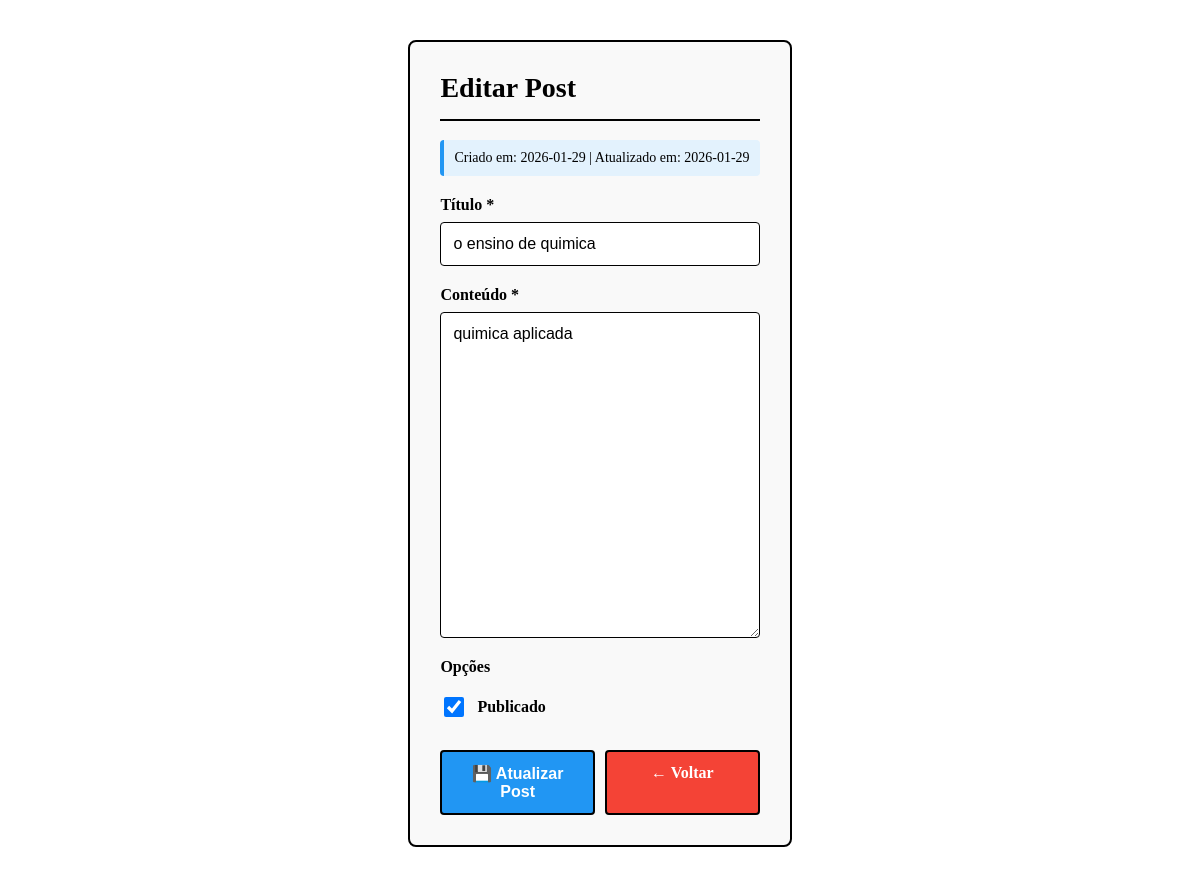
Screenshot of /admin/edit/1 (signed in) with the database file from the repository.
### tables this page shows
CREATE TABLE posts (
        id INTEGER PRIMARY KEY AUTOINCREMENT,
        title TEXT NOT NULL,
        content TEXT NOT NULL,
        published BOOLEAN DEFAULT 0,
        created_at TIMESTAMP DEFAULT CURRENT_TIMESTAMP,
        updated_at TIMESTAMP DEFAULT CURRENT_TIMESTAMP
    );

### app.py (the view, shortened to what this page needs)
@app.route("/admin/edit/<int:post_id>", methods=['GET', 'POST'])
@login_required
def admin_edit(post_id):
    post = get_post_by_id(post_id)
    if not post:
        return redirect(url_for('admin_dashboard'))
    return render_template("admin/edit.html", post=post)

### app.py (called while the page is built)
def get_db():
    conn = sqlite3.connect(DB_PATH)
    conn.row_factory = sqlite3.Row
    return conn

def login_required(f):
    @wraps(f)
    def decorated_function(*args, **kwargs):
        if 'user' not in session:
            return redirect(url_for('login'))
        return f(*args, **kwargs)
    return decorated_function

def get_post_by_id(post_id):
    conn = get_db()
    cursor = conn.cursor()
    cursor.execute('SELECT * FROM posts WHERE id=?', (post_id,))
    post = cursor.fetchone()
    conn.close()
    return post

### templates/admin/edit.html (shortened to what this page needs)
<!DOCTYPE html>
<html lang="pt-br">
<head>
    <link rel="stylesheet" href="../../static/style.css?v=2">
</head>
<body>
<div class="admin-form">
    <h1>Editar Post</h1>
    <div class="post-info">
        Criado em: {{ post['created_at'][:10] }} | Atualizado em: {{ post['updated_at'][:10] }}
    </div>
    <form method="POST">
        <div class="form-group">
            <label for="title">Título *</label>
            <input type="text" id="title" name="title" value="{{ post['title'] }}" required autofocus>
        </div>
        <div class="form-group">
            <label for="content">Conteúdo *</label>
            <textarea id="content" name="content" required>{{ post['content'] }}</textarea>
        </div>
        <div class="form-group">
            <label>Opções</label>
            <div class="checkbox-group">
                <input type="checkbox" id="published" name="published" {% if post['published'] %}checked{% endif %}>
                <label for="published">Publicado</label>
            </div>
        </div>
        <div class="form-actions">
            <button type="submit" class="btn-save">💾 Atualizar Post</button>
            <a href="/admin" class="btn-cancel">← Voltar</a>
        </div>
    </form>
</div>
</body>
</html>

### static/style.css (style rules this page uses)
html, body { height: 100%; }
body { font-family: "Times New Roman", Times, serif; margin: 0; padding: 0; display: flex; flex-direction: column; min-height: 200vh; }

### templates/admin/edit.html (style rules this page uses)
.admin-form { max-width: 800px; margin: 40px auto; padding: 30px; border: 2px solid #000; border-radius: 8px; background: #f9f9f9; }
.admin-form h1 { margin-top: 0; font-size: 28px; border-bottom: 2px solid #000; padding-bottom: 15px; }
.form-group { margin-bottom: 20px; display: flex; flex-direction: column; }
.form-group label { font-weight: bold; margin-bottom: 8px; font-size: 16px; }
.form-group input, .form-group textarea { padding: 12px; font-size: 16px; border: 1px solid #000; border-radius: 4px; font-family: Arial, sans-serif; }
.form-group textarea { min-height: 300px; resize: vertical; }
.checkbox-group { display: flex; align-items: center; gap: 10px; margin-top: 10px; }
.checkbox-group input[type="checkbox"] { width: 20px; height: 20px; cursor: pointer; }
.checkbox-group label { margin: 0; cursor: pointer; }
.form-actions { display: flex; gap: 10px; margin-top: 30px; }
.form-actions button, .form-actions a { flex: 1; padding: 12px; font-size: 16px; border-radius: 4px; border: 2px solid #000; cursor: pointer; font-weight: bold; transition: 0.2s; text-align: center; text-decoration: none; }
.btn-save { background: #2196f3; color: #fff; border-color: #2196f3; }
.btn-cancel { background: #f44336; color: #fff; border-color: #f44336; }
.post-info { background: #e3f2fd; padding: 10px; border-radius: 4px; margin-bottom: 20px; font-size: 14px; border-left: 4px solid #2196f3; }

### rows the page displays
posts: created_at "2026-01-29", updated_at "2026-01-29", title "o ensino de quimica", content "quimica aplicada", published "☑"
